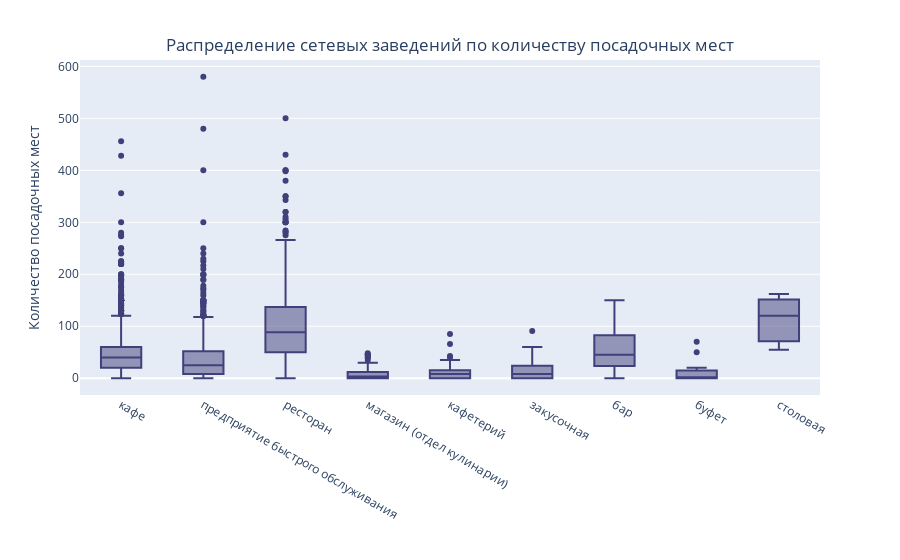

This figure's notebook cell:
### Markdown cell above
Отобразим в виде диаграмм размаха распределение сетевых заведений по количеству посадочных мест

### Code cell
fig_chain_set_object_type_box = px.box(data_chain_da, x="object_type", y="number")
fig_chain_set_object_type_box.update_layout(xaxis_title='', yaxis_title='Количество посадочных мест', 
        title={
        'text': 'Распределение сетевых заведений по количеству посадочных мест',
        'y':0.93,
        'x':0.5,
        'xanchor': 'center',
        'yanchor': 'top'}, showlegend=True)

fig_chain_set_object_type_box.update_traces(marker=dict(color='#40407a'))


fig_chain_set_object_type_box.show()

### Figure 1 — Plotly figure (JSON) as saved in the notebook; plotly's stock layout.template omitted (floating-point values rounded to 4 significant figures; data arrays with more than 128 entries replaced by an {"elided": "..."} marker saying what was removed)
{"data": [{"alignmentgroup": "True", "hovertemplate": "object_type=%{x}<br>number=%{y}<extra></extra>", "legendgroup": "", "marker": {"color": "#40407a"}, "name": "", "notched": false, "offsetgroup": "", "orientation": "v", "showlegend": false, "type": "box", "x": {"elided": "2968 str values"}, "x0": " ", "xaxis": "x", "y": {"elided": "2968 int values"}, "y0": " ", "yaxis": "y"}], "layout": {"boxmode": "group", "legend": {"tracegroupgap": 0}, "margin": {"t": 60}, "showlegend": true, "title": {"text": "Распределение сетевых заведений по количеству посадочных мест", "x": 0.5, "xanchor": "center", "y": 0.93, "yanchor": "top"}, "xaxis": {"anchor": "y", "domain": [0, 1], "title": {"text": ""}}, "yaxis": {"anchor": "x", "domain": [0, 1], "title": {"text": "Количество посадочных мест"}}}}
